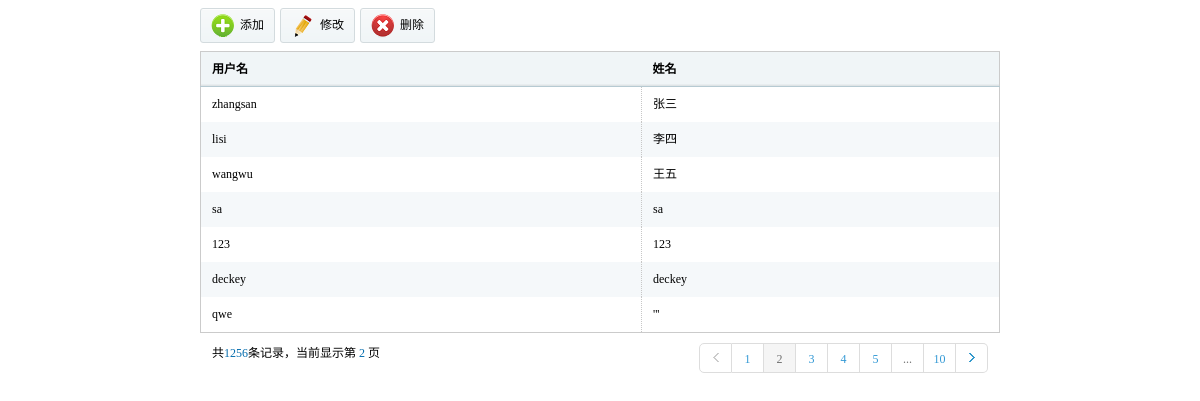
/adminviews/adminteacher.php (signed in), run on the app's committed database.
### tables this page shows
CREATE TABLE `hw_user` (
  `userid` int(11) NOT NULL AUTO_INCREMENT,
  `username` varchar(32) DEFAULT NULL,
  `userdisplay` varchar(32) DEFAULT NULL,
  `userpassword` varchar(32) DEFAULT NULL,
  `usertype` int(11) DEFAULT NULL,
  `usertime` timestamp NULL DEFAULT NULL ON UPDATE CURRENT_TIMESTAMP,
  PRIMARY KEY (`userid`)
);

### phplibs/db.php (called while the page is built, shortened)
<?php
Class DB {
    private $link_id;
    private $is_log;
    private $time;
    public function __construct() {
        $this->time = $this->microtime_float();
		require("config.db.php");
        $this->is_log = $db_config["log"];
        if($this->is_log){
            $handle = fopen($db_config["logfilepath"]."dblog.txt", "a+");
            $this->handle=$handle;
        }
    }
    public function connect($dbhost, $dbuser, $dbpw, $dbname, $pconnect = 0,$charset='utf8') {
        if( $pconnect==0 ) {
            $this->link_id = @mysql_connect($dbhost, $dbuser, $dbpw, true);
            if(!$this->link_id){
                $this->halt("数据库连接失败");
            }
        } else {
            $this->link_id = @mysql_pconnect($dbhost, $dbuser, $dbpw);
        }
    }
    public function query($sql) {
        $query = mysql_query($sql,$this->link_id);
        return $query;
    }
    public function free_result() {
        $void = func_get_args();
    }
    public function __destruct() {
        $use_time = ($this-> microtime_float())-($this->time);
    }
    public function write_log($msg=''){
        if($this->is_log){
            $text = date("Y-m-d H:i:s")." ".$msg."\r\n";
        }
    }
    public function microtime_float() {
        list($usec, $sec) = explode(" ", microtime());
        return ((float)$usec + (float)$sec);
    }
}
?>

### phplibs/config.db.php (called while the page is built)
<?php
    $db_config["hostname"] = "localhost";
    $db_config["username"] = "root";
    $db_config["password"] = "";
    $db_config["database"] = "homework";
    $db_config["charset"] = "utf8";
    $db_config["pconnect"] = 1;
    $db_config["log"] = 1;
    $db_config["logfilepath"] = './';
?>

### phplibs/userhelper.php (called while the page is built, shortened)
<?php
require_once ('db.php');
class hwuser
{
    private static $tabName = 'hw_user';
    public static function getallteacher()
    {
        $db = new DB();
        $query = $db->query("select * from " . hwuser::$tabName . " where
            usertype = 1");
        $i = 0;
        $rt = array();
        while ($row = mysql_fetch_array($query, MYSQL_ASSOC)) {
            $info = new hwuser();
            $info->setvalues($row);
            $rt[$i] = $info;
            $i++;
        }
        return $rt;
    }
    function setvalues($row)
    {
        if (isset($row['username']))
            $this->username = $row['username'];
        if (isset($row['userdisplay']))
            $this->userdisplay = $row['userdisplay'];
    }
}
?>

### adminviews/adminteacher.php (the view, shortened to what this page needs)
<?php
require_once ("../phplibs/userhelper.php");
?>
<!DOCTYPE html PUBLIC "-//W3C//DTD XHTML 1.0 Transitional//EN" "http://www.w3.org/TR/xhtml1/DTD/xhtml1-transitional.dtd">
<html xmlns="http://www.w3.org/1999/xhtml">
<head>
<link href="../styles/css/style.css" rel="stylesheet" type="text/css" />
</head>
<body>
<div class="mainframeinfo">
    <div class="tools">
    	<ul class="toolbar">
        <li class="click"><a href="adminadduser.php?t=1"><span><img src="../styles/images/t01.png" /></span>添加</a></li>
        <li class="click"><span><img src="../styles/images/t02.png" /></span>修改</li>
        <li><span><img src="../styles/images/t03.png" /></span>删除</li>
        </ul>
    </div>
<table class="tablelist">
    <thead>
    <tr>
        <th>用户名</th>
		<th>姓名</th>
    </tr>
    </thead>
    <tbody>
<?php
$teachers = hwuser::getallteacher();
foreach ($teachers as $tea) {
    echo ("<tr><td>" . $tea->username . "</td><td>" . $tea->userdisplay .
        "</td></tr>");
}
?>
</tbody>
</table>
    <div class="pagin">
    	<div class="message">共<i class="blue">1256</i>条记录，当前显示第&nbsp;<i class="blue">2&nbsp;</i>页</div>
        <ul class="paginList">
        <li class="paginItem"><a href="javascript:;"><span class="pagepre"></span></a></li>
        <li class="paginItem"><a href="javascript:;">1</a></li>
        <li class="paginItem current"><a href="javascript:;">2</a></li>
        <li class="paginItem"><a href="javascript:;">3</a></li>
        <li class="paginItem"><a href="javascript:;">4</a></li>
        <li class="paginItem"><a href="javascript:;">5</a></li>
        <li class="paginItem more"><a href="javascript:;">...</a></li>
        <li class="paginItem"><a href="javascript:;">10</a></li>
        <li class="paginItem"><a href="javascript:;"><span class="pagenxt"></span></a></li>
        </ul>
    </div>
</div>
</body>
</html>

### styles/css/style.css (style rules this page uses)
* { font-size:9pt;border:0;margin:0;padding:0; }
body { font-family:'微软雅黑'; margin:0 auto;min-width:980px; }
ul { display:block;margin:0;padding:0;list-style:none; }
li { display:block;margin:0;padding:0;list-style: none; }
img { border:0; }
dl,dt,dd,span { margin:0;padding:0;display:block; }
a,a:focus { text-decoration:none;color:#000;outline:none;blr:expression(this.onFocus=this.blur()); }
table { border-collapse:collapse;border-spacing: 0; }
.mainframeinfo { padding:8px 200px; }
.tools { clear:both; height:35px; margin-bottom:8px; }
.toolbar { float:left; }
.toolbar li { background:url(../images/toolbg.gif) repeat-x; line-height:33px; height:33px; border:solid 1px #d3dbde; float:left; padding-right:10px; margin-right:5px;border-radius: 3px; behavior:url(js/pie.htc); cursor:pointer; }
.toolbar li span { float:left; margin-left:10px; margin-right:5px; margin-top:5px; }
.tablelist { border:solid 1px #cbcbcb; width:100%; clear:both; }
.tablelist th { background:url(../images/th.gif) repeat-x; height:34px; line-height:34px; border-bottom:solid 1px #b6cad2; text-indent:11px; text-align:left; }
.tablelist td { line-height:35px; text-indent:11px; border-right: dotted 1px #c7c7c7; }
.tablelist tbody tr.odd { background:#f5f8fa; }
.pagin { position:relative;margin-top:10px;padding:0 12px; }
.pagin .blue { color:#056dae;font-style:normal; }
.pagin .paginList { position:absolute;right:12px;top:0; }
.pagin .paginList .paginItem { float:left; }
.pagin .paginList .paginItem a { float:left;width:31px;height:28px;border:1px solid #DDD; text-align:center;line-height:30px;border-left:none;color:#3399d5; }
.pagin .paginList .paginItem:first-child a { border-left:1px solid #DDD; }
.pagin .paginList .paginItem:first-child a { border-bottom-left-radius:5px;border-top-left-radius:5px; }
.pagin .paginList .paginItem:last-child a { border-bottom-right-radius:5px;border-top-right-radius:5px; }
.pagin .paginList .paginItem.current,.pagin .paginList .paginItem.current a { background:#f5f5f5; cursor:default;color:#737373; }
.pagin .paginList .paginItem.more,.pagin .paginList .paginItem.more a:hover { cursor:default; }
.pagin .paginList .paginItem.more a { color:#737373; }
.pagepre { background:url(../images/pre.gif) no-repeat center center; width:31px; height:28px; }
.pagenxt { background:url(../images/next.gif) no-repeat center center; width:31px; height:28px; }

### data on the page
hw_user: username "zhangsan", userdisplay "张三"
hw_user: username "lisi", userdisplay "李四"
hw_user: username "wangwu", userdisplay "王五"
hw_user: username "sa", userdisplay "sa"
hw_user: username "123", userdisplay "123"
hw_user: username "deckey", userdisplay "deckey"
hw_user: username "qwe", userdisplay "'''"
